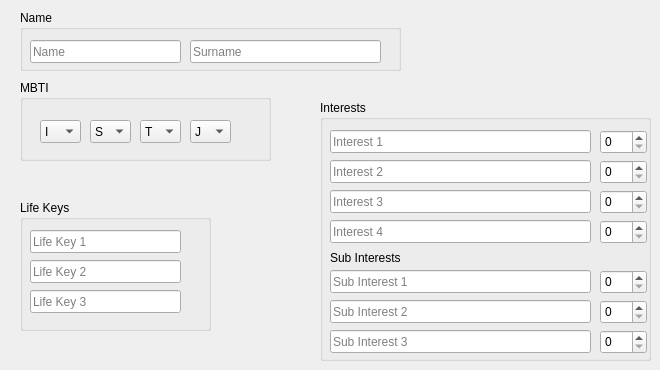
    <widget class="QWidget" name="tab">
     <attribute name="title">
      <string>Start</string>
     </attribute>
     <widget class="QGroupBox" name="grpMBTI">
      <property name="geometry">
       <rect>
        <x>20</x>
        <y>80</y>
        <width>251</width>
        <height>81</height>
       </rect>
      </property>
      <property name="title">
       <string>MBTI</string>
      </property>
      <widget class="QComboBox" name="cmbMBTI1">
       <property name="geometry">
        <rect>
         <x>20</x>
         <y>40</y>
         <width>41</width>
         <height>23</height>
        </rect>
       </property>
       <property name="currentIndex">
        <number>0</number>
       </property>
       <item>
        <property name="text">
         <string>I</string>
        </property>
       </item>
       <item>
        <property name="text">
         <string>E</string>
        </property>
       </item>
      </widget>
      <widget class="QComboBox" name="cmbMBTI2">
       <property name="geometry">
        <rect>
         <x>70</x>
         <y>40</y>
         <width>41</width>
         <height>23</height>
        </rect>
       </property>
       <item>
        <property name="text">
         <string>S</string>
        </property>
       </item>
       <item>
        <property name="text">
         <string>N</string>
        </property>
       </item>
      </widget>
      <widget class="QComboBox" name="cmbMBTI3">
       <property name="geometry">
        <rect>
         <x>120</x>
         <y>40</y>
         <width>41</width>
         <height>23</height>
        </rect>
       </property>
       <item>
        <property name="text">
         <string>T</string>
        </property>
       </item>
       <item>
        <property name="text">
         <string>F</string>
        </property>
       </item>
      </widget>
      <widget class="QComboBox" name="cmbMBTI4">
       <property name="geometry">
        <rect>
         <x>170</x>
         <y>40</y>
         <width>41</width>
         <height>23</height>
        </rect>
       </property>
       <item>
        <property name="text">
         <string>J</string>
        </property>
       </item>
       <item>
        <property name="text">
         <string>P</string>
        </property>
       </item>
      </widget>
     </widget>
     <widget class="QGroupBox" name="grpLifeKeys">
      <property name="geometry">
       <rect>
        <x>20</x>
        <y>200</y>
        <width>191</width>
        <height>131</height>
       </rect>
      </property>
      <property name="title">
       <string>Life Keys</string>
      </property>
      <widget class="QLineEdit" name="txtLifeKey1">
       <property name="geometry">
        <rect>
         <x>10</x>
         <y>30</y>
         <width>151</width>
         <height>23</height>
        </rect>
       </property>
       <property name="placeholderText">
        <string>Life Key 1</string>
       </property>
      </widget>
      <widget class="QLineEdit" name="txtLifeKey3">
       <property name="geometry">
        <rect>
         <x>10</x>
         <y>90</y>
         <width>151</width>
         <height>23</height>
        </rect>
       </property>
       <property name="placeholderText">
        <string>Life Key 3</string>
       </property>
      </widget>
      <widget class="QLineEdit" name="txtLifeKey2">
       <property name="geometry">
        <rect>
         <x>10</x>
         <y>60</y>
         <width>151</width>
         <height>23</height>
        </rect>
       </property>
       <property name="placeholderText">
        <string>Life Key 2</string>
       </property>
      </widget>
     </widget>
     <widget class="QGroupBox" name="groupBox">
      <property name="geometry">
       <rect>
        <x>320</x>
        <y>100</y>
        <width>331</width>
        <height>261</height>
       </rect>
      </property>
      <property name="title">
       <string>Interests                                                                                %</string>
      </property>
      <widget class="QLineEdit" name="txtInterest1">
       <property name="geometry">
        <rect>
         <x>10</x>
         <y>30</y>
         <width>261</width>
         <height>23</height>
        </rect>
       </property>
       <property name="placeholderText">
        <string>Interest 1</string>
       </property>
      </widget>
      <widget class="QLineEdit" name="txtInterest2">
       <property name="geometry">
        <rect>
         <x>10</x>
         <y>60</y>
         <width>261</width>
         <height>23</height>
        </rect>
       </property>
       <property name="placeholderText">
        <string>Interest 2</string>
       </property>
      </widget>
      <widget class="QLineEdit" name="txtInterest3">
       <property name="geometry">
        <rect>
         <x>10</x>
         <y>90</y>
         <width>261</width>
         <height>23</height>
        </rect>
       </property>
       <property name="placeholderText">
        <string>Interest 3</string>
       </property>
      </widget>
      <widget class="QLineEdit" name="txtInterest4">
       <property name="geometry">
        <rect>
         <x>10</x>
         <y>120</y>
         <width>261</width>
         <height>23</height>
        </rect>
       </property>
       <property name="placeholderText">
        <string>Interest 4</string>
       </property>
      </widget>
      <widget class="QLabel" name="lblSubInterests">
       <property name="geometry">
        <rect>
         <x>10</x>
         <y>150</y>
         <width>91</width>
         <height>16</height>
        </rect>
       </property>
       <property name="text">
        <string>Sub Interests</string>
       </property>
      </widget>
      <widget class="QLineEdit" name="txtSubInterest1">
       <property name="geometry">
        <rect>
         <x>10</x>
         <y>170</y>
         <width>261</width>
         <height>23</height>
        </rect>
       </property>
       <property name="placeholderText">
        <string>Sub Interest 1</string>
       </property>
      </widget>
      <widget class="QLineEdit" name="txtSubInterest2">
       <property name="geometry">
        <rect>
         <x>10</x>
         <y>200</y>
         <width>261</width>
         <height>23</height>
        </rect>
       </property>
       <property name="placeholderText">
        <string>Sub Interest 2</string>
       </property>
      </widget>
      <widget class="QLineEdit" name="txtSubInterest3">
       <property name="geometry">
        <rect>
         <x>10</x>
         <y>230</y>
         <width>261</width>
         <height>23</height>
        </rect>
       </property>
       <property name="placeholderText">
        <string>Sub Interest 3</string>
       </property>
      </widget>
      <widget class="QSpinBox" name="spnbInternest1">
       <property name="geometry">
        <rect>
         <x>280</x>
         <y>30</y>
         <width>47</width>
         <height>24</height>
        </rect>
       </property>
       <property name="frame">
        <bool>true</bool>
       </property>
       <property name="suffix">
        <string/>
       </property>
       <property name="maximum">
        <number>100</number>
       </property>
      </widget>
      <widget class="QSpinBox" name="spnbInternest2">
       <property name="geometry">
        <rect>
         <x>280</x>
         <y>60</y>
         <width>47</width>
         <height>24</height>
        </rect>
       </property>
       <property name="suffix">
        <string/>
       </property>
       <property name="maximum">
        <number>100</number>
       </property>
      </widget>
      <widget class="QSpinBox" name="spnbInternest3">
       <property name="geometry">
        <rect>
         <x>280</x>
         <y>90</y>
         <width>47</width>
         <height>24</height>
        </rect>
       </property>
       <property name="suffix">
        <string/>
       </property>
       <property name="maximum">
        <number>100</number>
       </property>
      </widget>
      <widget class="QSpinBox" name="spnbInternest4">
       <property name="geometry">
        <rect>
         <x>280</x>
         <y>120</y>
         <width>47</width>
         <height>24</height>
        </rect>
       </property>
       <property name="suffix">
        <string/>
       </property>
       <property name="maximum">
        <number>100</number>
       </property>
      </widget>
      <widget class="QSpinBox" name="spnbSubIntertest1">
       <property name="geometry">
        <rect>
         <x>280</x>
         <y>170</y>
         <width>47</width>
         <height>24</height>
        </rect>
       </property>
       <property name="suffix">
        <string/>
       </property>
       <property name="maximum">
        <number>100</number>
       </property>
      </widget>
      <widget class="QSpinBox" name="spnbSubIntertest2">
       <property name="geometry">
        <rect>
         <x>280</x>
         <y>200</y>
         <width>47</width>
         <height>24</height>
        </rect>
       </property>
       <property name="suffix">
        <string/>
       </property>
       <property name="maximum">
        <number>100</number>
       </property>
      </widget>
      <widget class="QSpinBox" name="spnbSubIntertest3">
       <property name="geometry">
        <rect>
         <x>280</x>
         <y>230</y>
         <width>47</width>
         <height>24</height>
        </rect>
       </property>
       <property name="suffix">
        <string/>
       </property>
       <property name="maximum">
        <number>100</number>
       </property>
      </widget>
     </widget>
     <widget class="QGroupBox" name="grpName">
      <property name="geometry">
       <rect>
        <x>20</x>
        <y>10</y>
        <width>381</width>
        <height>61</height>
       </rect>
      </property>
      <property name="title">
       <string>Name</string>
      </property>
      <widget class="QLineEdit" name="txtName">
       <property name="geometry">
        <rect>
         <x>10</x>
         <y>30</y>
         <width>151</width>
         <height>23</height>
        </rect>
       </property>
       <property name="placeholderText">
        <string>Name</string>
       </property>
      </widget>
      <widget class="QLineEdit" name="txtSurname">
       <property name="geometry">
        <rect>
         <x>170</x>
         <y>30</y>
         <width>191</width>
         <height>23</height>
        </rect>
       </property>
       <property name="placeholderText">
        <string>Surname</string>
       </property>
      </widget>
     </widget>
    </widget>
